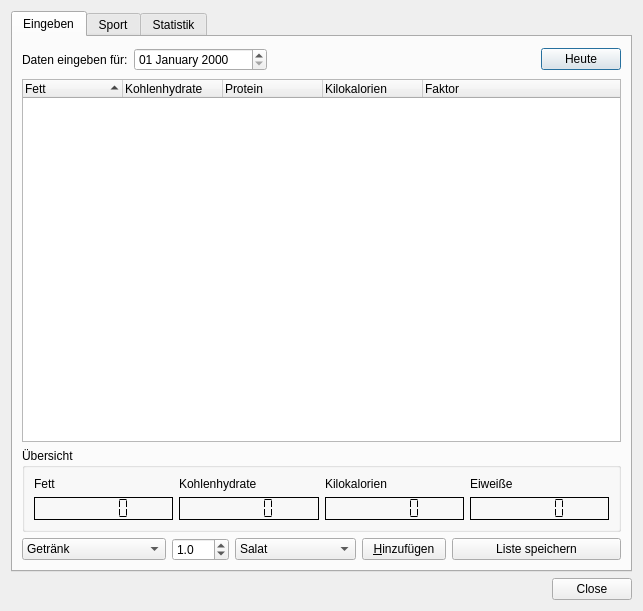
<ui version="4.0" >
 <class>MainDlg</class>
 <widget class="QDialog" name="MainDlg" >
  <property name="geometry" >
   <rect>
    <x>0</x>
    <y>0</y>
    <width>643</width>
    <height>611</height>
   </rect>
  </property>
  <property name="windowTitle" >
   <string>Julias Kalorienrechner</string>
  </property>
  <layout class="QGridLayout" >
   <item row="0" column="0" colspan="2" >
    <widget class="QTabWidget" name="tabWidget" >
     <property name="currentIndex" >
      <number>0</number>
     </property>
     <widget class="QWidget" name="tab" >
      <attribute name="title" >
       <string>Eingeben</string>
      </attribute>
      <layout class="QGridLayout" >
       <item row="0" column="0" >
        <widget class="QLabel" name="label_5" >
         <property name="text" >
          <string>Daten eingeben für:</string>
         </property>
         <property name="buddy" >
          <cstring>dateEdit</cstring>
         </property>
        </widget>
       </item>
       <item row="0" column="1" colspan="3" >
        <widget class="QDateEdit" name="dateEdit" >
         <property name="displayFormat" >
          <string>dd MMMM yyyy</string>
         </property>
        </widget>
       </item>
       <item row="0" column="4" colspan="3" >
        <spacer>
         <property name="orientation" >
          <enum>Qt::Horizontal</enum>
         </property>
         <property name="sizeHint" >
          <size>
           <width>271</width>
           <height>27</height>
          </size>
         </property>
        </spacer>
       </item>
       <item row="0" column="7" >
        <widget class="QPushButton" name="todayButton" >
         <property name="text" >
          <string>Heute</string>
         </property>
        </widget>
       </item>
       <item row="1" column="0" colspan="8" >
        <widget class="QTreeWidget" name="treeWidget" >
         <property name="sortingEnabled" >
          <bool>true</bool>
         </property>
         <property name="animated" >
          <bool>true</bool>
         </property>
         <column>
          <property name="text" >
           <string>Fett</string>
          </property>
         </column>
         <column>
          <property name="text" >
           <string>Kohlenhydrate</string>
          </property>
         </column>
         <column>
          <property name="text" >
           <string>Protein</string>
          </property>
         </column>
         <column>
          <property name="text" >
           <string>Kilokalorien</string>
          </property>
         </column>
         <column>
          <property name="text" >
           <string>Faktor</string>
          </property>
         </column>
        </widget>
       </item>
       <item row="2" column="0" colspan="8" >
        <widget class="QGroupBox" name="groupBox" >
         <property name="title" >
          <string>Übersicht</string>
         </property>
         <layout class="QGridLayout" >
          <item row="0" column="0" >
           <widget class="QLabel" name="label" >
            <property name="text" >
             <string>Fett</string>
            </property>
           </widget>
          </item>
          <item row="0" column="1" >
           <widget class="QLabel" name="label_2" >
            <property name="text" >
             <string>Kohlenhydrate</string>
            </property>
           </widget>
          </item>
          <item row="0" column="2" >
           <widget class="QLabel" name="label_3" >
            <property name="text" >
             <string>Kilokalorien</string>
            </property>
           </widget>
          </item>
          <item row="0" column="3" >
           <widget class="QLabel" name="label_4" >
            <property name="text" >
             <string>Eiweiße</string>
            </property>
           </widget>
          </item>
          <item row="1" column="0" >
           <widget class="QLCDNumber" name="fatlcd" >
            <property name="frameShape" >
             <enum>QFrame::Box</enum>
            </property>
            <property name="frameShadow" >
             <enum>QFrame::Plain</enum>
            </property>
            <property name="segmentStyle" >
             <enum>QLCDNumber::Flat</enum>
            </property>
           </widget>
          </item>
          <item row="1" column="1" >
           <widget class="QLCDNumber" name="carbonlcd" >
            <property name="frameShadow" >
             <enum>QFrame::Plain</enum>
            </property>
            <property name="segmentStyle" >
             <enum>QLCDNumber::Flat</enum>
            </property>
           </widget>
          </item>
          <item row="1" column="2" >
           <widget class="QLCDNumber" name="kcallcd" >
            <property name="frameShadow" >
             <enum>QFrame::Plain</enum>
            </property>
            <property name="segmentStyle" >
             <enum>QLCDNumber::Flat</enum>
            </property>
           </widget>
          </item>
          <item row="1" column="3" >
           <widget class="QLCDNumber" name="proteinlcd" >
            <property name="frameShadow" >
             <enum>QFrame::Plain</enum>
            </property>
            <property name="segmentStyle" >
             <enum>QLCDNumber::Flat</enum>
            </property>
           </widget>
          </item>
         </layout>
        </widget>
       </item>
       <item row="3" column="0" colspan="2" >
        <widget class="QComboBox" name="foodstyle" >
         <item>
          <property name="text" >
           <string>Getränk</string>
          </property>
         </item>
         <item>
          <property name="text" >
           <string>Essen</string>
          </property>
         </item>
        </widget>
       </item>
       <item row="3" column="2" >
        <widget class="QDoubleSpinBox" name="doubleSpinBox" >
         <property name="decimals" >
          <number>1</number>
         </property>
         <property name="minimum" >
          <double>0.500000000000000</double>
         </property>
         <property name="value" >
          <double>1.000000000000000</double>
         </property>
        </widget>
       </item>
       <item row="3" column="3" colspan="2" >
        <widget class="QComboBox" name="foodCombo" >
         <property name="minimumSize" >
          <size>
           <width>50</width>
           <height>0</height>
          </size>
         </property>
         <item>
          <property name="text" >
           <string>Salat</string>
          </property>
         </item>
         <item>
          <property name="text" >
           <string>Tomate</string>
          </property>
         </item>
         <item>
          <property name="text" >
           <string>Bier</string>
          </property>
         </item>
        </widget>
       </item>
       <item row="3" column="5" >
        <widget class="QPushButton" name="addButton" >
         <property name="text" >
          <string>&amp;Hinzufügen</string>
         </property>
        </widget>
       </item>
       <item row="3" column="6" colspan="2" >
        <widget class="QPushButton" name="saveButton" >
         <property name="text" >
          <string>Liste speichern</string>
         </property>
        </widget>
       </item>
      </layout>
     </widget>
     <widget class="QWidget" name="Seite" >
      <attribute name="title" >
       <string>Sport</string>
      </attribute>
     </widget>
     <widget class="QWidget" name="Statistik" >
      <attribute name="title" >
       <string>Statistik</string>
      </attribute>
     </widget>
    </widget>
   </item>
   <item row="1" column="0" >
    <spacer>
     <property name="orientation" >
      <enum>Qt::Horizontal</enum>
     </property>
     <property name="sizeHint" >
      <size>
       <width>401</width>
       <height>20</height>
      </size>
     </property>
    </spacer>
   </item>
   <item row="1" column="1" >
    <widget class="QPushButton" name="closeButton" >
     <property name="text" >
      <string>Close</string>
     </property>
    </widget>
   </item>
  </layout>
 </widget>
 <resources/>
 <connections>
  <connection>
   <sender>closeButton</sender>
   <signal>clicked()</signal>
   <receiver>MainDlg</receiver>
   <slot>accept()</slot>
   <hints>
    <hint type="sourcelabel" >
     <x>594</x>
     <y>588</y>
    </hint>
    <hint type="destinationlabel" >
     <x>320</x>
     <y>305</y>
    </hint>
   </hints>
  </connection>
 </connections>
</ui>
